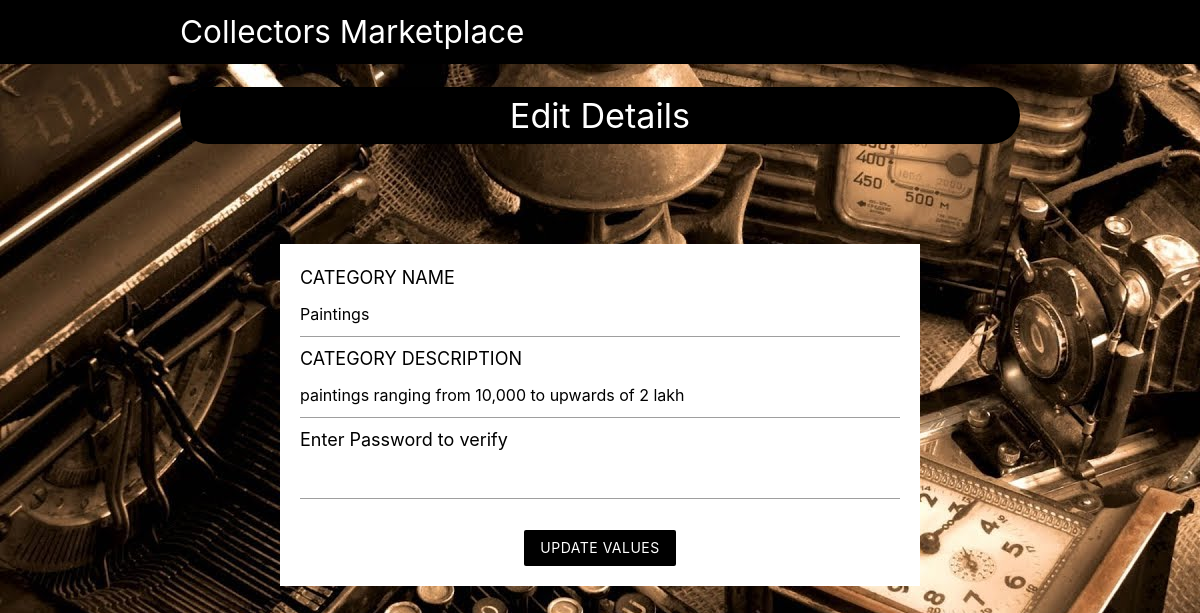
/admin/cat_edit.php?cat_id=300 (signed in), run on the app's committed database.
### tables this page shows
CREATE TABLE `category` (
  `cat_id` int(5) NOT NULL,
  `cat_name` varchar(255) NOT NULL,
  `cat_image` varchar(255) NOT NULL,
  `cat_status` tinyint(4) NOT NULL DEFAULT 1,
  `cat_description` text NOT NULL
);

### admin/cat_edit.php (the view, shortened to what this page needs)
<?php
    include("../templates/database_conn.php");
    if(isset($_GET['cat_id'])){
        $c=$_GET['cat_id'];
        $sql= "SELECT * FROM `category` WHERE `cat_id`='$c'";
        $res=mysqli_query($con,$sql);
        $category=mysqli_fetch_array($res,MYSQLI_ASSOC);
        $catname=$category['cat_name'];
        $catdesc=$category['cat_description'];
    }
?>
<!DOCTYPE html>
<html lang="en">
<head>
    <link rel="stylesheet" href="https://cdnjs.cloudflare.com/ajax/libs/materialize/1.0.0/css/materialize.min.css">
</head>
<body>
<nav class="black z-depth-0">
		<div class ="container">
			<a href="admin_categories.php" class="brand-logo brand-text">Collectors Marketplace</a>
		</div>
</nav>
<section class="container grey-text" >
        <h4 class="center white-text" style="background-color:black; border-radius:30px; padding:10px;">
        Edit Details
        </h4>
    <form class="white" method="POST" enctype="multipart/form-data">
     <label style="font-size:18px; color:black;">CATEGORY NAME</label>
     <input type="text" name="categoryname" value='<?php echo $catname?>' required>
     <label style="font-size:18px; color:black;">CATEGORY DESCRIPTION</label>
     <input type="text" name="cat_description" value='<?php echo $catdesc?>' required>
     <label style="font-size:18px; color:black;">Enter Password to verify</label>
     <input type="password" name="password" value='' required>
     <br>
     <div class="center">
         <input type="submit" name="submit" value="Update values" class="btn brand z-depth-0" style="background-color:black;"></input>
     </div>
    </form>
    </section>
</body>
</html>

### admin/cat_edit.php (style rules this page uses)
form { max-width: 800px; margin: 100px; padding: 20px; }
body { background-image: url('../templates/images/bg_theme.jpg'); }

### data on the page
category: categoryname "Paintings", cat_description "paintings ranging from 10,000 to upwards of 2 lakh"
